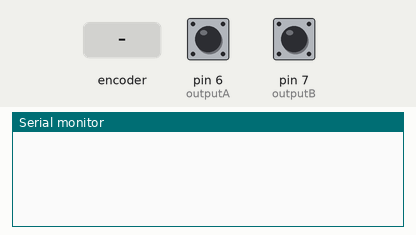
A sketch run on a simulated Arduino Uno, built with avr-gcc and run on an emulated ATmega328P. On the bench: the last lines printed to the serial monitor. Inputs (shaded band) come from the test bench; at power-on: pin 6 (outputA) HIGH, pin 7 (outputB) HIGH.

Above: at 3.2 s.
3.3 s: rotary encoder on pin 6 (outputA) / pin 7 (outputB) turned 1 step (first pin leading)
At 4.6 s:
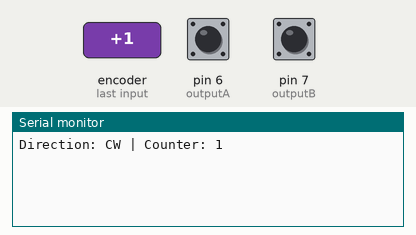
5.0 s: rotary encoder on pin 6 (outputA) / pin 7 (outputB) turned 2 steps (second pin leading)
At 6.0 s:
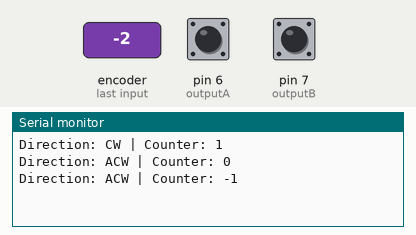

The sketch:

decodeur1.ino
```cpp
#define outputA 6
#define outputB 7


int counter = 0;
int currentStateA;
int lastStateA;
String currentDir ="";

void setup() {

  // Set encoder pins as inputs
  pinMode(outputA,INPUT);
  pinMode(outputB,INPUT);


  // Setup Serial Monitor
  Serial.begin(9600);


delay(2000);

  // Read the initial state of outputA
  lastStateA = digitalRead(outputA);
}

void loop() {

  // Read the current state of outputA
  currentStateA = digitalRead(outputA);


  // If last and current state of outputA are different, then pulse occurred
  // React to only 1 state change to avoid double count
  if (currentStateA != lastStateA  && currentStateA == 1){

    // If the outputB state is different than the outputA state then
    // the encoder is rotating CCW so decrement
    if (digitalRead(outputB) != currentStateA) {
      counter ++;
      currentDir ="CW";
    } else {
      // Encoder is rotating CW so increment
      counter --;
      currentDir ="ACW";
    }

    Serial.print("Direction: ");
    Serial.print(currentDir);
    Serial.print(" | Counter: ");
    Serial.println(counter);

  }

  // Remember last outputA state
  lastStateA = currentStateA;

  // Put in a slight delay to help debounce the reading
  delay(1);
}
```

Measured:
- after the input at 3.3 s, the serial monitor: prints a new line after 0.05 s (image 1)
- after the input at 5.0 s, the serial monitor: prints a new line after 0.08 s (image 2)
